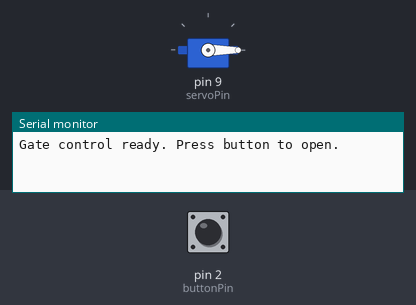
Bench run of a sketch on a simulated Arduino Uno, built with avr-gcc and run on an emulated ATmega328P. On the bench: servo, the last lines printed to the serial monitor. Inputs (shaded band) come from the test bench; at power-on: pin 2 (buttonPin) HIGH.

Above: at 1.2 s.
1.3 s: pin 2 (buttonPin) pulled LOW for 0.15 s
At 1.42 s:
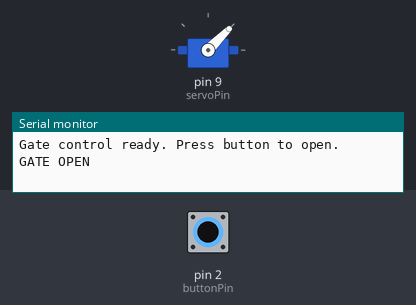
Timing chart, 0 to 4.3 s (numbered marks = the images above; inputs shaded):
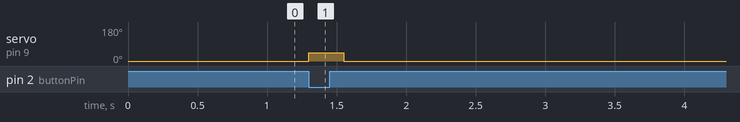

Measured:
- after the input at 1.3 s, servo on pin 9 (servoPin): 0° → 45° at once, → 0° 0.25 s later

The sketch:

ball-ramp-test.ino
```cpp
#include <Servo.h>

const int buttonPin = 2;
const int servoPin = 9;
const unsigned long gateOpenDuration = 250; // ms to hold gate open

Servo myServo;

int lastButtonState = HIGH;

void setup() {
  Serial.begin(9600);
  myServo.attach(servoPin);
  myServo.write(0);

  pinMode(buttonPin, INPUT_PULLUP);
  Serial.println("Gate control ready. Press button to open.");
}

void loop() {
  int buttonState = digitalRead(buttonPin);

  // Detect button press (HIGH to LOW edge)
  if (buttonState == LOW && lastButtonState == HIGH) {
    Serial.println("GATE OPEN");
    myServo.write(45);
    delay(gateOpenDuration);
    myServo.write(0);
    Serial.println("GATE CLOSED");
    delay(200); // Debounce
  }

  lastButtonState = buttonState;
}
```
